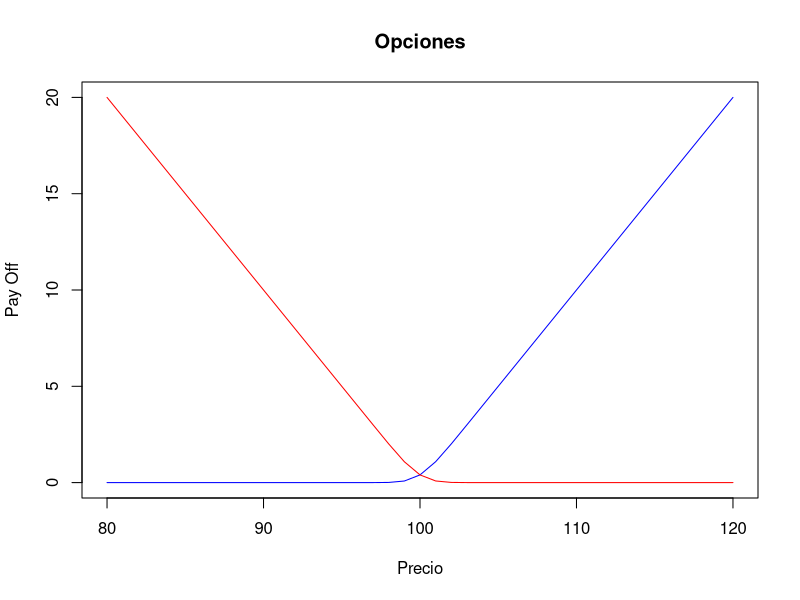
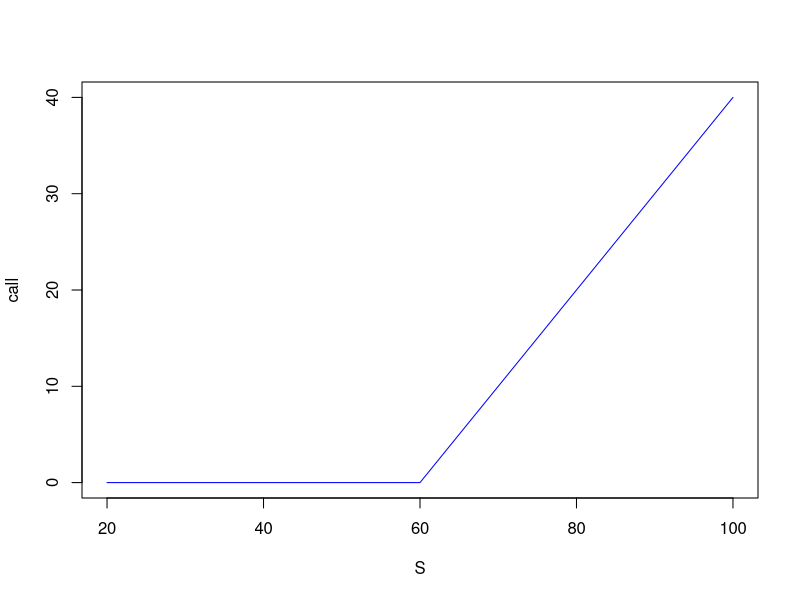
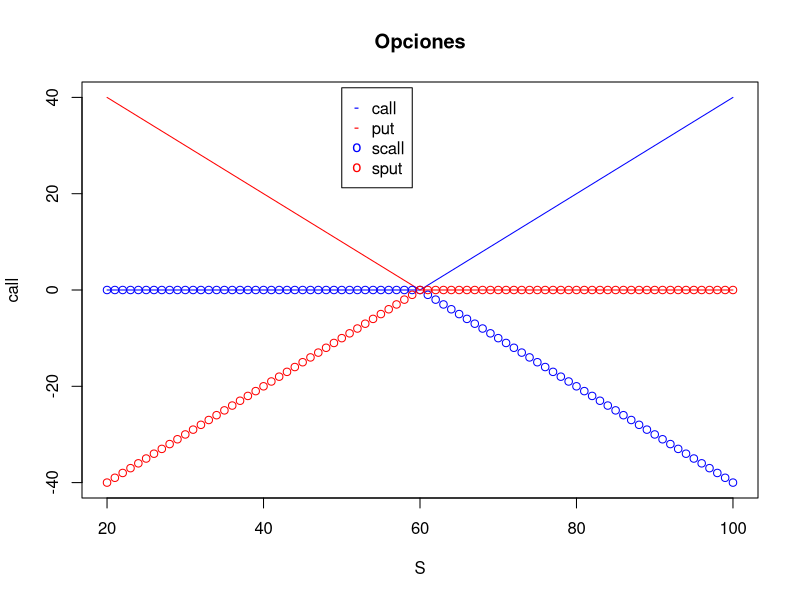
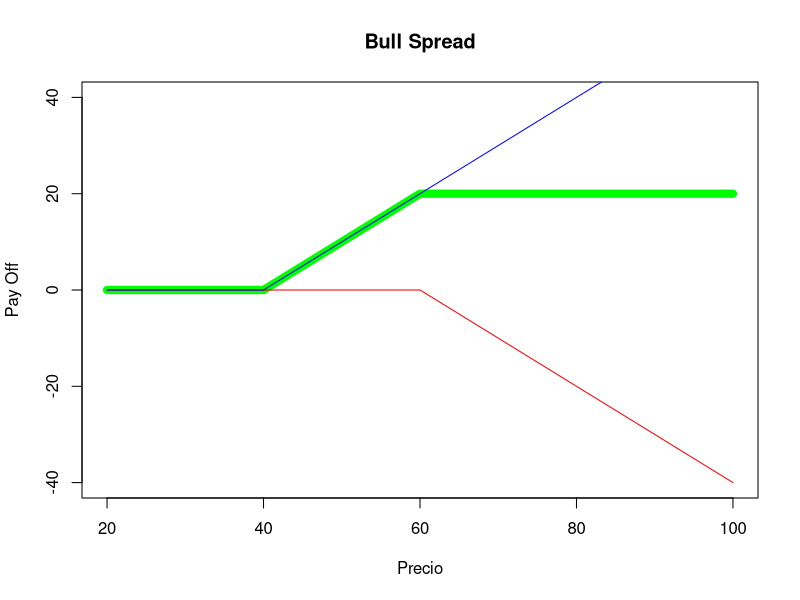
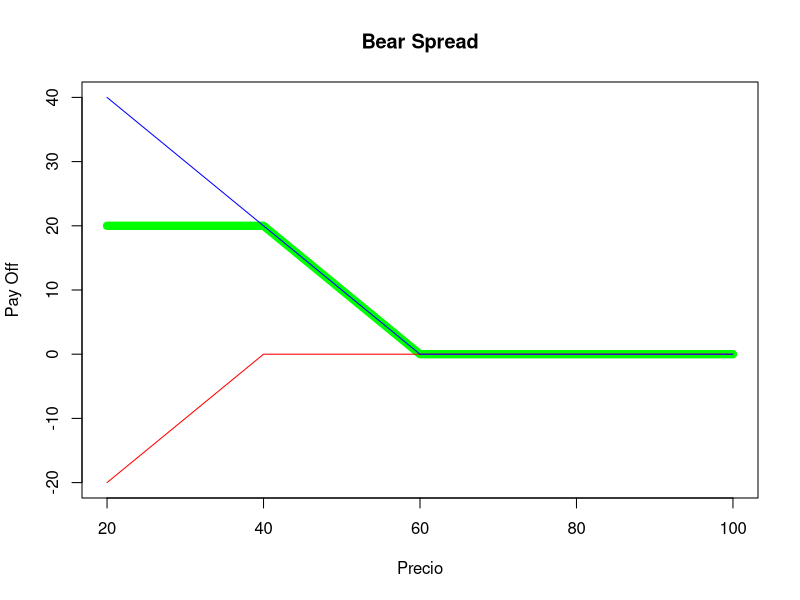
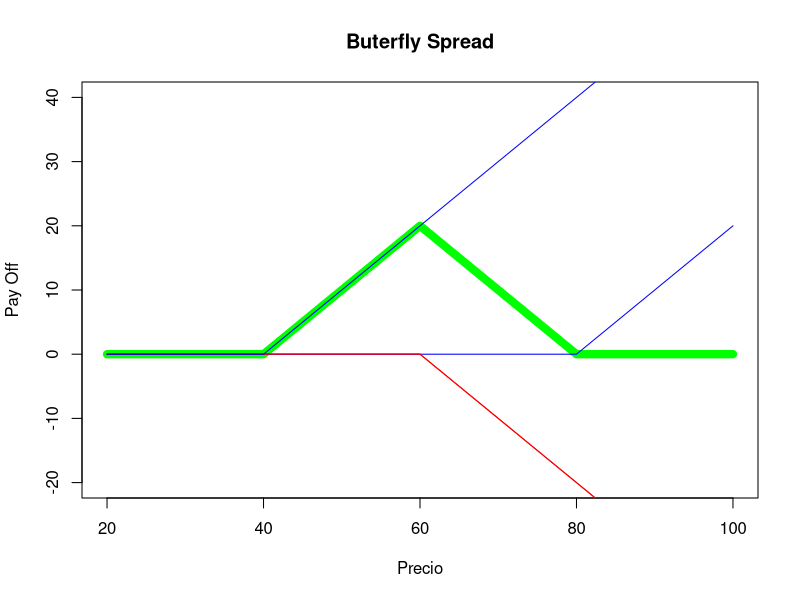
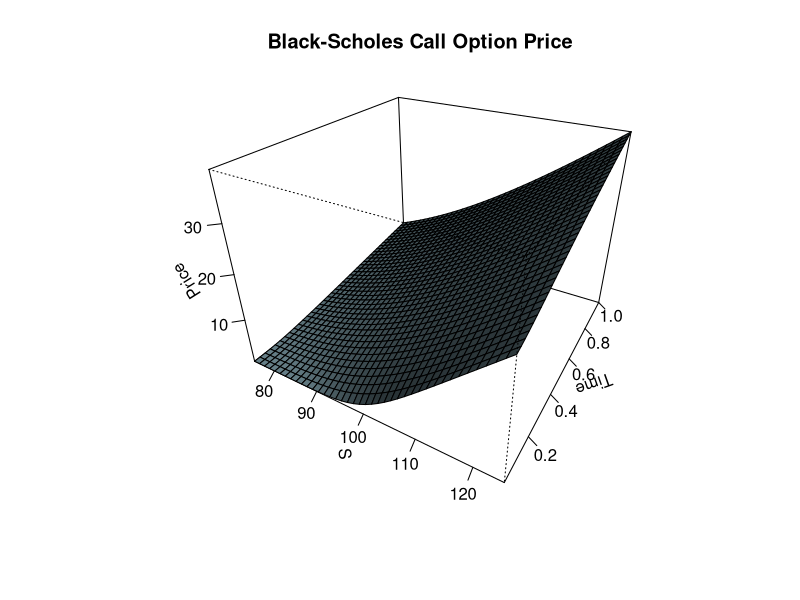
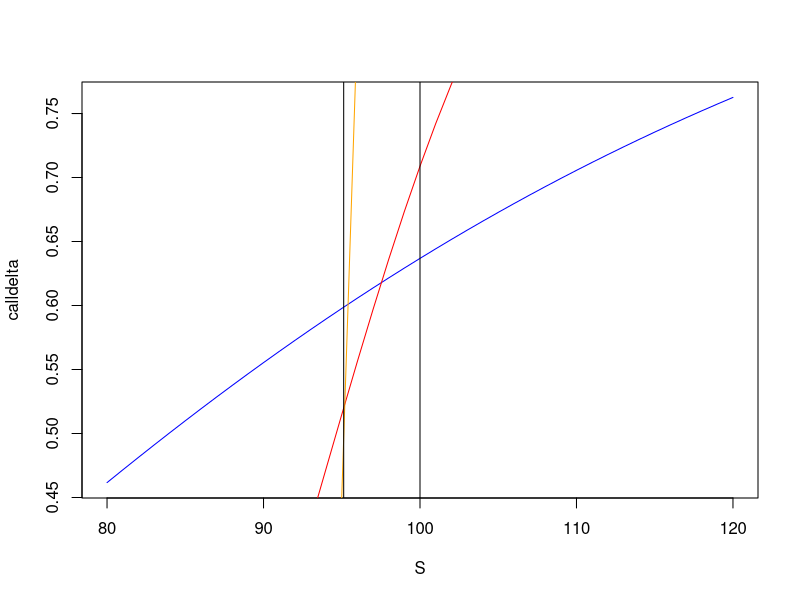

Write R code to recreate these figures, in order. (Note: this script raises an error after producing the figures.)
BlackScholes <- function(S, K, r, T, sig, type){
  
  if(type=="C"){
    d1 <- (log(S/K) + (r + sig^2/2)*T) / (sig*sqrt(T))
    d2 <- d1 - sig*sqrt(T)
    
    value <- S*pnorm(d1) - K*exp(-r*T)*pnorm(d2)
    return(value)}
  
  if(type=="P"){
    d1 <- (log(S/K) + (r + sig^2/2)*T) / (sig*sqrt(T))
    d2 <- d1 - sig*sqrt(T)
    
    value <-  (K*exp(-r*T)*pnorm(-d2) - S*pnorm(-d1))
    return(value)}
}





S=80:120
K=100
r=0
T=1
sig=0.01

call=BlackScholes(S, K, r, T, sig, "C")
put=BlackScholes(S, K, r, T, sig, "P")


plot(S,call,type="l",col="blue", ylab="Pay Off",xlab="Precio", main="Opciones")
lines(S,put, col="red")




opcal<-function(S,K){
  
  for(i in 1:length(S)){
    
    call[i]=max(S[i]-K,0)
    
  }
  return(call)
  
}

sopcal<-function(S,K){
  
  for(i in 1:length(S)){
    
    call[i]=-max(S[i]-K,0)
    
  }
  return(call)
  
}



S=4; K=2

opcal(S,K)


S=20:100; K=60

call=opcal(S,K)


plot(S,call,col="blue", type="l")

opput<-function(S,K){
  
  for(i in 1:length(S)){
    
    put[i]=max(K-S[i],0)
    
  }
  return(put)
  
}


sopput<-function(S,K){
  
  for(i in 1:length(S)){
    
    put[i]=-max(K-S[i],0)
    
  }
  return(put)
  
}


put=opput(S,K)
sput=sopput(S,K)
scall=sopcal(S,K)

 

 
plot(S,call,col="blue", type="l", ylim = c(-40,40), main="Opciones",)
lines(S,put,col="red",type="l")
lines(S,scall,col="blue",type="p")
lines(S,sput,col="red",type="p")
legend(50, 42,legend = c("call","put","scall","sput"), col=c("blue","red","blue", "red"),pch = c("-","-","o","o")) 





## Bull spread


K1=40
K2=60

S=20:100


call=opcal(S,K1)
scall=sopcal(S,K2)


bull=function(S,K1,K2){
  
  call=opcal(S,K1) ; scall=sopcal(S,K2)

   bull=scall+call
  return(bull)
}

bull=bull(S,K1,K2)
plot(S,bull,col="green", type="l", ylim = c(-40,40), main="Bull Spread",lwd=8,ylab="Pay Off", xlab="Precio")
lines(S,scall,col="red",type="l")
lines(S,call,col="blue",type="l")

bear=function(S,K1,K2){
  
 put=opput(S,K2) ; sput=sopput(S,K1)
  
  bear=sput+put
  return(bear)
}


put=opput(S,K2)
sput=sopput(S,K1)
bear=bear(S,K1,K2)
plot(S,bear,col="green", type="l", ylim = c(-20,40), main="Bear Spread",lwd=8,ylab="Pay Off", xlab="Precio")
lines(S,sput,col="red",type="l")
lines(S,put,col="blue",type="l")


K1=40
K2=60
K3=80

buterfly=function(S,K1,K2,K3){
  
  call1=opcal(S,K1) ; scall1=sopcal(S,K2);scall2=sopcal(S,K2);call2=opcal(S,K3)
  
  buterfly=call1+call2+scall1+scall2
  
  return(buterfly)
}

buterfly=buterfly(S,K1,K2,K3)

call1=opcal(S,K1) ; scall1=sopcal(S,K2);scall2=sopcal(S,K2);call2=opcal(S,K3)

plot(S,buterfly,col="green", type="l" ,ylim = c(-20,40), main="Buterfly Spread",lwd=8,ylab="Pay Off", xlab="Precio")
lines(S,scall1,col="red",type="l")
lines(S,call2,col="blue",type="l")
lines(S,scall2,col="red",type="l")
lines(S,call1,col="blue",type="l")



## Black and Scholes


call.value <- function(S, X, t, r, v)
{
  d1 <- (log(S/X)+(r+ 0.5 * v^2) * t) / ( v * sqrt(t))
  d2 <- d1 - v * sqrt(t)
  result <- S * pnorm(d1) - X * exp(-r * t) * pnorm(d2)
  result
}


put.value  <- function(S, X, t, r, v)
{
  d1 <- (log(S/X) + (r + 0.5 * v^2) * t)/(v * sqrt(t))
  d2 <- d1 - v * sqrt(t)
  X * exp(-r * t) * pnorm(-d2)- S * pnorm(-d1)
}


delta <- function(type, S, X, t, r, v)
{
  d1 <- (log(S/X) + (r + 0.5 * v^2) * t)/(v * sqrt(t));
  if(type > 0)	# put
    pnorm(d1) -1
  else			# call
    pnorm(d1);
  
}


gamma <- function(type, S, X, t, r, v)
{
  d <- (log(S/X) + (r + 0.5 * v^2) * t)/(v * sqrt(t));
  top <- exp(-d^2/2)
  bottom <- S * v * sqrt(2*pi*t)
  top/bottom
}



# type: either 0 means call option and 1 means put option
rho <- function(type, S, X, t, r, v)
{
  d1 <- (log(S/X)+(r+ 0.5 * v^2) * t) / ( v * sqrt(t))
  d2 <- d1 - v * sqrt(t)
  if(type >0)	# put
    -X * t * exp(-r * t) * pnorm(-d2)
  else	# call	
    X * t * exp(-r * t) * pnorm(d2);
}


vega <- function(type, S, X, t, r, v)
{
  d1 <- (log(S/X)+(r+ 0.5 * v^2) * t) / ( v * sqrt(t))
  S * sqrt(t) * ( exp(-d1^2/2)/ sqrt(2 * pi) )
}


theta <- function(type, S, X, t, r, v)
{
  d1 <- (log(S/X)+(r+ 0.5 * v^2) * t) / ( v * sqrt(t))
  d2 <- d1 - v * sqrt(t)
  if(type >0)	# put
  {
    p1 <- -S * exp(-d1^2/2) * v / (2 * sqrt(2 * pi * t) )
    p2 <- r * X * exp(-r * t) * pnorm(1 - pnorm(d2))	        
    p1 + p2
  }
  else	# call	
  {
    p1 <- -S * exp(-d1^2/2) * v / (2 * sqrt(2 * pi * t) ) 
    p2 <- r * X * exp(-r * t) * pnorm(d2);	        
    p1 - p2
  }
}



greeks <- function(type, fnc, S, X, t, r, v)
{
  if (fnc=="delta")
  {
    delta(type, S, X, t, r, v)
  }
  else if(fnc=="vega")
  {
    vega(type, S, X, t, r, v)
  }
  else if(fnc=="gamma")
  {
    gamma(type, S, X, t, r, v)
  }
  else if(fnc=="rho")
  {
    rho(type, S, X, t, r, v)
  }
  else
  {
    theta(type, S, X, t, r, v);
  }
}


# The following code produces a 3D perspective 
# plot for the Black-Schole Call option.
CallOption3DPlot = function ( S, X, t, r, v, 
                              theta = 30, phi = 30, expand = 0.75, 
                              col = "lightblue", ltheta = 120, shade = 0.75, 
                              ticktype = "detailed", cex = 0.6, 
                              main = "Black-Scholes Call Option Price", ...)
{   
  
  premium3D = function(S, t,  X, r, v) 
  {
    call.value(S, X, t, r, v)
  }
  
  
  # Prices:
  Price = outer(S, t, FUN = premium3D,  X, r,  v)
  
  # Perspective Plot:
  persp(x = S, y = t, z = Price, xlab = "S", ylab = "Time",  
        theta = theta, phi = phi, expand = expand, col = col, 
        ltheta = ltheta, shade = shade, ticktype = ticktype, 
        cex = cex, main = main, ...) 
  
  # Return Value:
  invisible(list(S = S, t= t, Price = Price))  
}




CallOption3DPlot( S = seq(from = 75, to = 125, length = 40), 
                  X = 100, 
                  t = seq(from = 1/52, to = 1, length = 40), 
                  r = 0.1, 
                  v = 0.4)


### Graficos de las griegas


plot3DGreeks <- function (type, func, S, X, t, r, v, theta = 30, 
                          phi = 40, expand = 0.75, col = "cyan", ltheta = 120, shade = 0.75, 
                          ticktype = "detailed", cex = 0.6, 
                          main = paste("Black-Scholes Option Sensitivity for ", func, sep="") , ...)
{  
  greeks3D = function(S, t, X, r, v) 
  { 
    if (func == "delta")
    {
      delta(type, S, X, t, r, v)
    }
    else if (func == "gamma")
    {
      gamma(type, S, X, t, r, v)
    }
    else if (func == "vega")
    {
      vega(type, S, X, t, r, v)
    }
    else if (func == "theta")
    {
      theta(type, S, X, t, r, v)
    }
    else if (func == "rho")
    {
      rho(type, S, X, t, r, v)
    }
  }
  
  # Sensitivities:
  Greeks = outer(S, t, FUN = greeks3D, X, r, v)
  
  # Perspective Plot:
  persp(x=S, y=t, z=Greeks, xlab="S", ylab="Time", zlab="Griega", 
        theta=theta, phi=phi, expand=expand, col=col, ltheta=ltheta,
        shade=shade, ticktype=ticktype, cex=cex, main=main, ...) 
  
  # Return Value:
  invisible(list(S = S, t = t, Sensitivity = Greeks))
}


## Grafica de una Delta



S=80:120
K=100
r=0.05
T=1
sig=0.5

calldelta=delta(0,S,K,T,r,sig)
calldelta1=delta(0,S,K,T,r,0.1)
calldelta2=delta(0,S,K,10,r,0.01)
calldelta3=delta(0,S,K,T,0.05,0.01)

plot(S,calldelta, type="l",col="blue")
lines(S,calldelta1, col="red")
lines(S,calldelta2, col="green")
lines(S,calldelta3, col="orange")
abline(v=100*exp(-0.05))
abline(v=100)

par(mfrow = c(1, 2), cex = 1/3)
types <- c(0, 1)
S <- seq(from = 75, to = 125, length = 25) 
t <- seq(from = 1/52, to = 1, length = 25)
for (i in types)
{
  plot3DGreeks(i, "theta", S = S, X = 100, t = t, r = 0.1, v = 0.40)
}


### Grafica Gamma


gammacall=gamma(0,S,K,T,r,sig)
gammacall1=gamma(0,S,K,T,r,0.1)
gammacall2=gamma(0,S,K,10,r,0.01)
gammacall3=gamma(0,S,K,T,0.05,0.01)

par(mfrow=c(2,1))
plot(S,gammacall, type="l",col="blue")
lines(S,gammacall1, col="red")
lines(S,gammacall2, col="green")
lines(S,gammacall3, col="orange")
abline(v=100*exp(-0.05))
abline(v=100)

plot(S,calldelta, type="l",col="blue")
lines(S,calldelta1, col="red")
lines(S,calldelta2, col="green")
lines(S,calldelta3, col="orange")
abline(v=100*exp(-0.05))
abline(v=100)


### Grafica theta


thetacall=theta(0,S,K,T,r,sig)
thetacall1=theta(0,S,K,0.2,r,sig)
t <- seq(from = 1/52, to = 1, length = 41)
plot(S,thetacall, type="l",col="blue")
lines(S,thetacall1, col="red")
